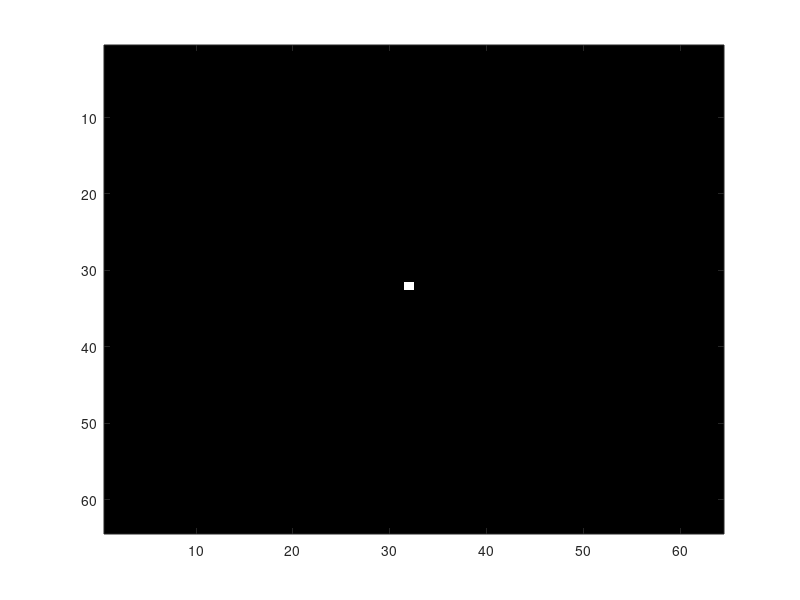

Source code (MATLAB): (Note: this script raises an error after producing the figure.)
clc
clear all

n=64;
 
old = zeros(n,n);
new = zeros(n,n);
count = zeros(n,n);
old(32, 32) = 1;
imh = image(cat(3,old,old,old));
set(imh, 'erasemode', 'none')
axis equal
axis tight
% 0 = health
% 1 = sick
% 2 = not sick

for k=1:100
    
    for i=2:n-1
        for j=2:n-1
            
            if old(i,j)==1
                 
               
                if count(i,j) == 6
                    count(i,j) = 0;
                    new(i,j) = 2;
                else
                    
                    for x=i-1:i+1
                        for y=j-1:j+1
                            if rand()<0.5 & old(x,y)==0
                                new(x,y) = 1;
                                
                            end
                        end
                    end
                    count(i,j)= count(i,j)+1;
                end
                
            end
            
            if old(i,j)==2
                if count(i,j) == 4
                    count(i,j) =0;
                    new(i,j)=0;
                else
                    count(i,j)= count(i,j)+1;
                end
            end
            
        end
    end
   
   
    set(imh, 'cdata', cat(3,(old==1),(old==0),(old==2)))
    drawnow
    old = new;
    pause (0.2)
end

